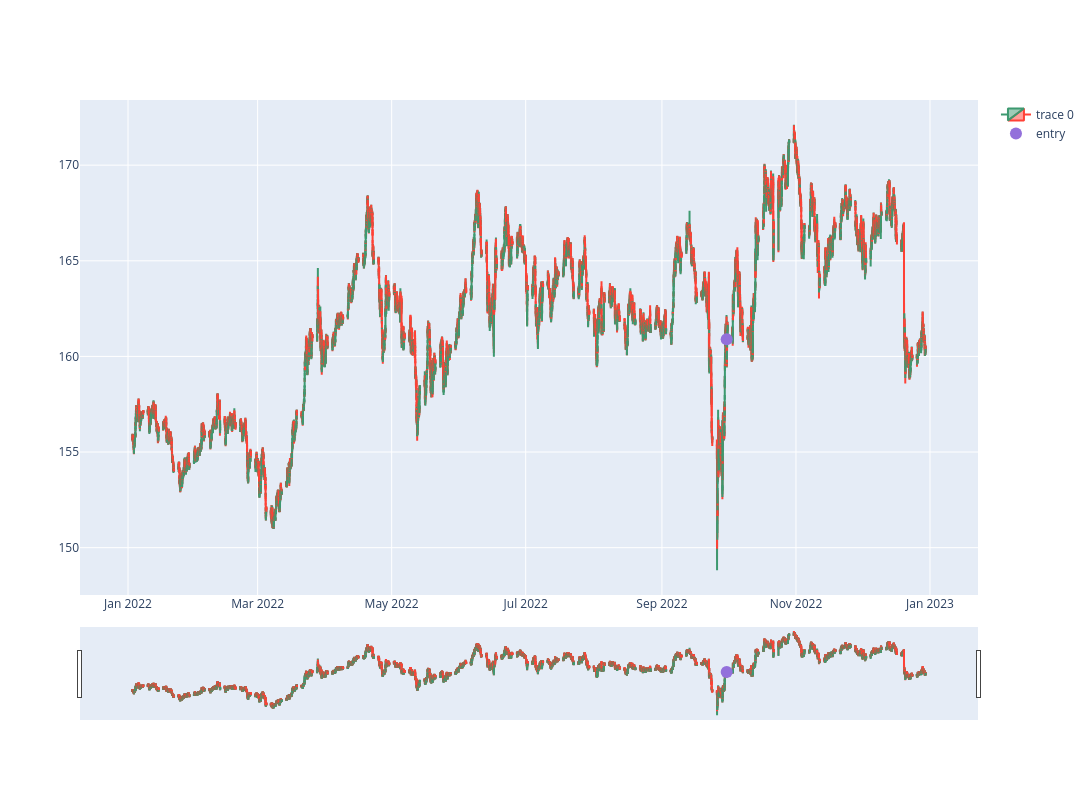

Notebook cell for this chart:
### Code cell
start_date_chart = '2022-1-1 00:00:00'
end_date_chart = '2022-12-30 00:00:00'
dfpl = df_m15.loc[start_date_chart : end_date_chart]#.set_index("Gmt time")

# Create a plot with 2 rows
fig = make_subplots(rows=1, cols=1)

# Add candlestick plot on the first row
fig.add_trace(go.Candlestick(x=dfpl.index,
                             open=dfpl['Open'],
                             high=dfpl['High'],
                             low=dfpl['Low'],
                             close=dfpl['Close']),
              row=1, col=1)

#Add markers for trade entry points on the same subplot
# fig.add_trace(go.Scatter(x=dfpl.index, y=dfpl['support_point'], mode="markers",
#                          marker=dict(size=8, color="green"),
#                          name="support point"),
#               row=1, col=1)

# Add markers for entry point m15
fig.add_trace(go.Scatter(x=dfpl.index, y=dfpl['pointpos'], mode="markers",
                         marker=dict(size=12, color="MediumPurple"),
                         name="entry"),
              row=1, col=1)

# # Add markers for market structure daily = bullish
# fig.add_trace(go.Scatter(x=dfpl.index, y=dfpl['mk_bullish_pos'], mode="markers",
#                          marker=dict(size=8, color="green"),
#                          name="bullish"),
#               row=1, col=1)

# # Add markers for market structure daily = bearish
# fig.add_trace(go.Scatter(x=dfpl.index, y=dfpl['mk_bearish_pos'], mode="markers",
#                          marker=dict(size=8, color="red"),
#                          name="bearish"),
#               row=1, col=1)

fig.update_layout(width=1500, height=800, sliders=[])
fig.show()

### Figure 1 — Plotly figure (JSON) as saved in the notebook; plotly's stock layout.template omitted (floating-point values rounded to 4 significant figures; data arrays with more than 128 entries replaced by an {"elided": "..."} marker saying what was removed)
{"data": [{"close": {"elided": "24522 float values"}, "high": {"elided": "24522 float values"}, "low": {"elided": "24522 float values"}, "open": {"elided": "24522 float values"}, "type": "candlestick", "x": {"elided": "24522 str values"}, "xaxis": "x", "yaxis": "y"}, {"marker": {"color": "MediumPurple", "size": 12}, "mode": "markers", "name": "entry", "type": "scatter", "x": {"elided": "24522 str values"}, "xaxis": "x", "y": {"elided": "24522 float values"}, "yaxis": "y"}], "layout": {"height": 800, "width": 1500, "xaxis": {"anchor": "y", "domain": [0, 1]}, "yaxis": {"anchor": "x", "domain": [0, 1]}}}
